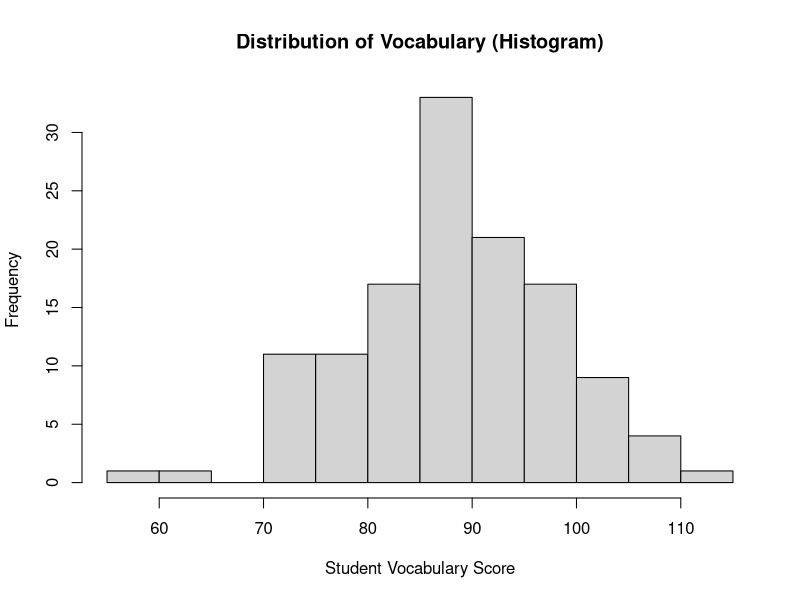
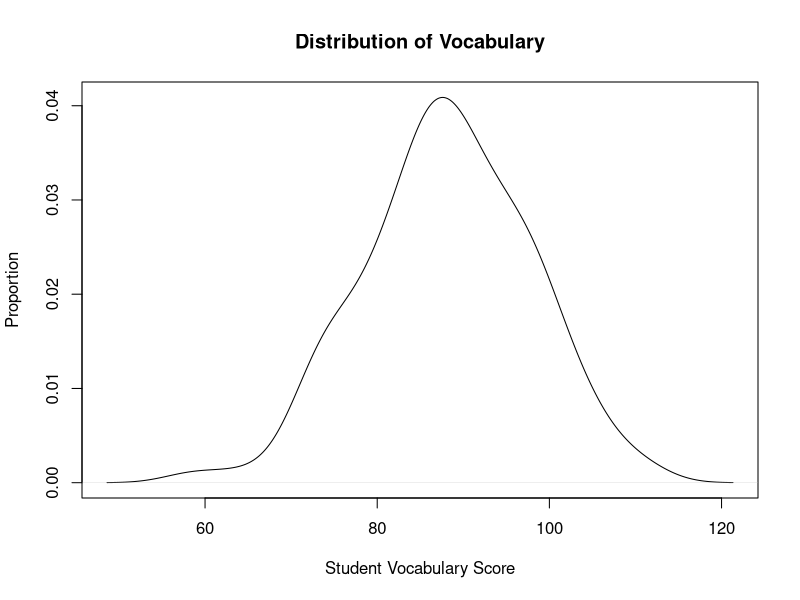
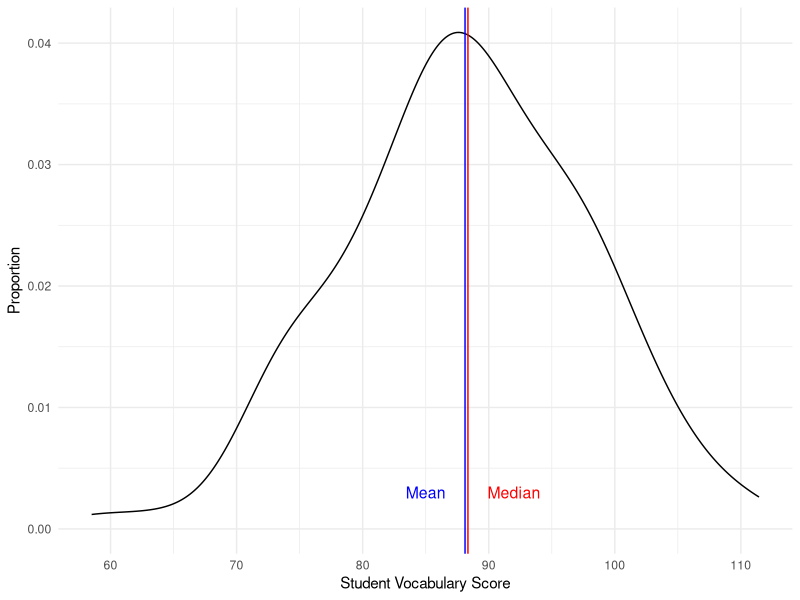
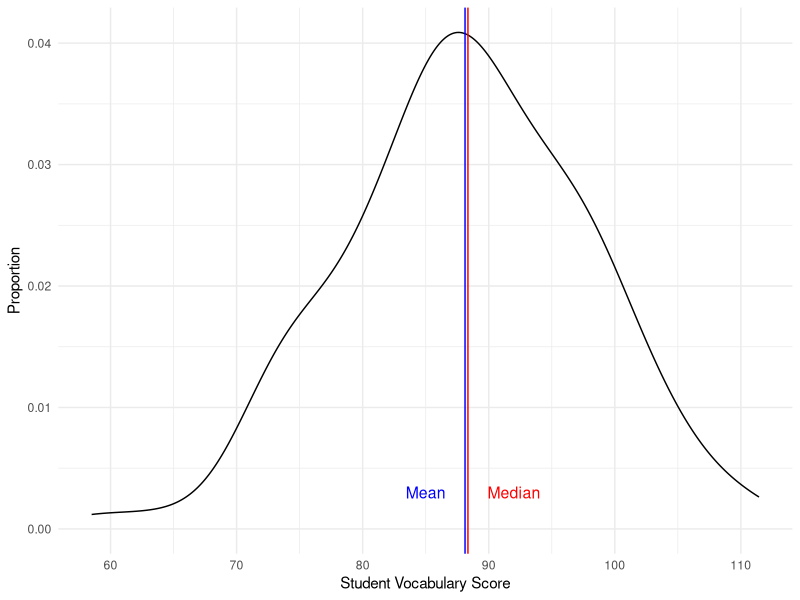

R code for these plots, in order:
##########################################################################################
# EDUC 641 Assignment 3 Key 
## David Liebowitz, Claire Zhang, Havisha Khurana
### First created: 8/1/21
### Last update: 11/14/23
### Inputs: cont.csv
### Purpose: load in data, understand structure, conduct descriptive analysis
##########################################################################################

# Load necessary packages
library(tidyverse)
library(here)

####################################
#  1. Read in the data and convert

pd <- read.csv(here("data/cont.csv"))

# Inspect the data
head(pd)
str(pd)

# Convert tchid to factor (not strictly necessary)
pd$tchid <- as.factor(as.character(pd$tchid))

# Convert treat to factor
pd$treat <- factor(pd$treat,
                      levels = c(0, 1),
                      labels = c("Control", "Treatment"))


#######################################################
## 2. Descriptive statistics of the outcome variable

# 2.1. Mean/median of vocabulary

mean(pd$vocabulary, na.rm = T)

median(pd$vocabulary, na.rm = T)

# 2.2 Mean/median of coursework

mean(pd$coursework, na.rm = T)

median(pd$coursework, na.rm = T)

# 2.3 Distribution of vocabulary

#### A few ways to do this

# Base R histogram
hist(pd$vocabulary,
     xlab = "Student Vocabulary Score",
     ylab = "Frequency",
     main = "Distribution of Vocabulary (Histogram)")

# Base R density plot
plot(density(pd$vocabulary),
     xlab = "Student Vocabulary Score",
     ylab = "Proportion",
     main = "Distribution of Vocabulary")

# ggplot2 density plot
vocab <- ggplot(pd, aes(vocabulary)) + 
            xlab("Student Vocabulary Score") +
            ylab("Proportion") +
            geom_density() +
            theme_minimal()

## we can add to this last plot vertical lines at the mean/median

vocab + 
  geom_vline(xintercept = 88.12, color="blue") +
  geom_vline(xintercept = 88.35, color="red") +
  annotate('text', label = "Median", color = "red", x = 92, y = 0.003, size = 4) +
  annotate('text', label = "Mean", color = "blue", x = 85, y = 0.003, size = 4)

# Saving the last plot
ggsave("assignments/keys/vocabulary.png")

# 2.4. Range and IQR
IQR(pd$vocabulary)

range(pd$vocabulary)

quantile(pd$vocabulary)


# 2.5 Variance/SD

var(pd$vocabulary)

sd(pd$vocabulary)


##############################
### Transformations

# 3.1 Standardize coursework and vocabulary

# Coursework
pd$std_coursework <- 
      (pd$coursework - mean(pd$coursework)) / 
            sd(pd$coursework)
# Vocabulary
pd$std_vocabulary <- 
  (pd$vocabulary - mean(pd$vocabulary)) / 
     sd(pd$vocabulary)

# 3.2 Compare coursework and vocabulary
mean(subset(pd$std_coursework,
            pd$tchid=="1832"))
# -3.365239

mean(subset(pd$std_vocabulary,
            pd$tchid=="1832"))
# -1.435849

###################################################################
### Compare observed mean of vocabulary to population mean

# 4.2 t-test
t.test(pd$vocabulary, mu = 87, alternative = "two.sided")


